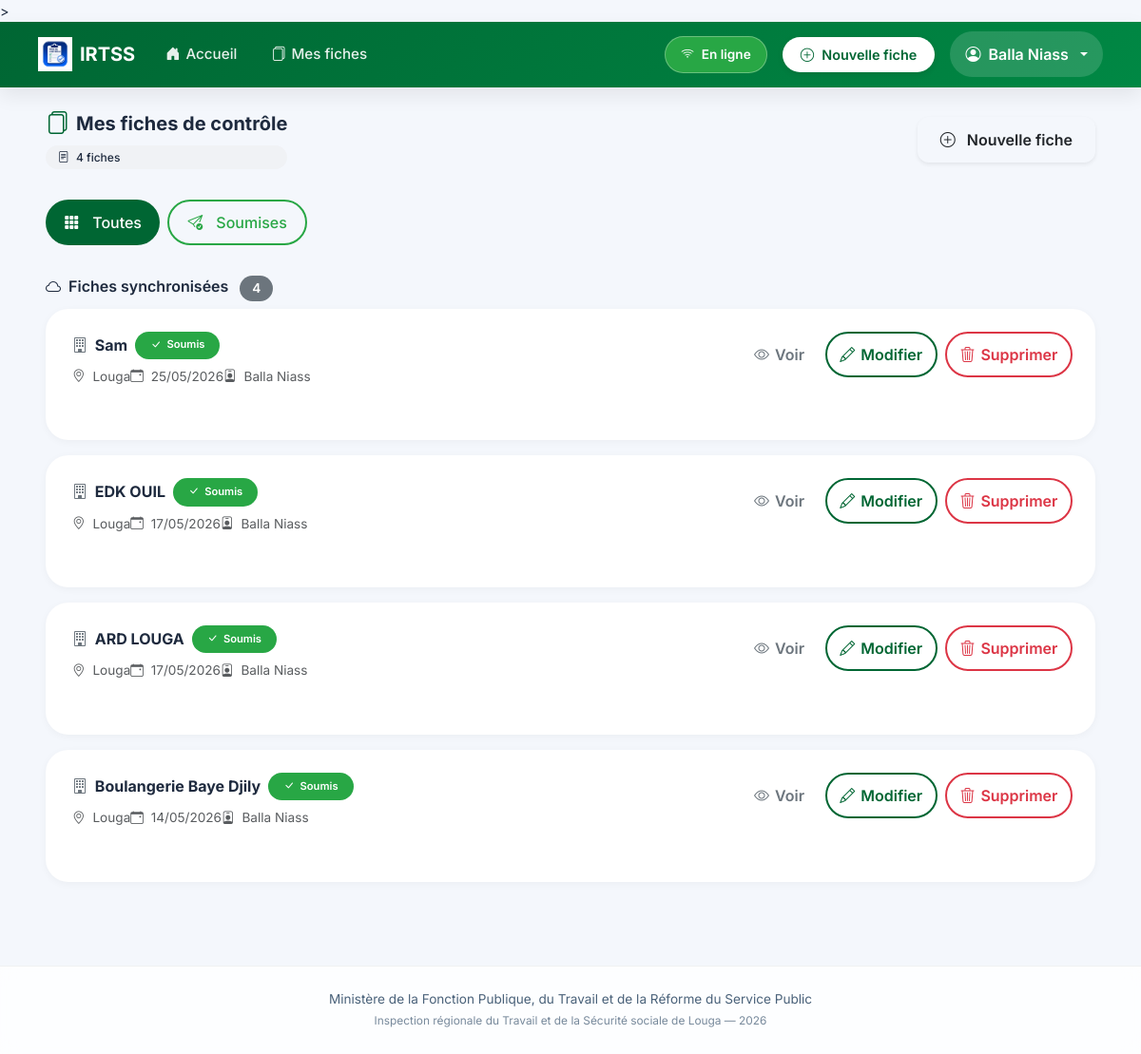
Page /fiches/ (signed in) on the earlier database version.
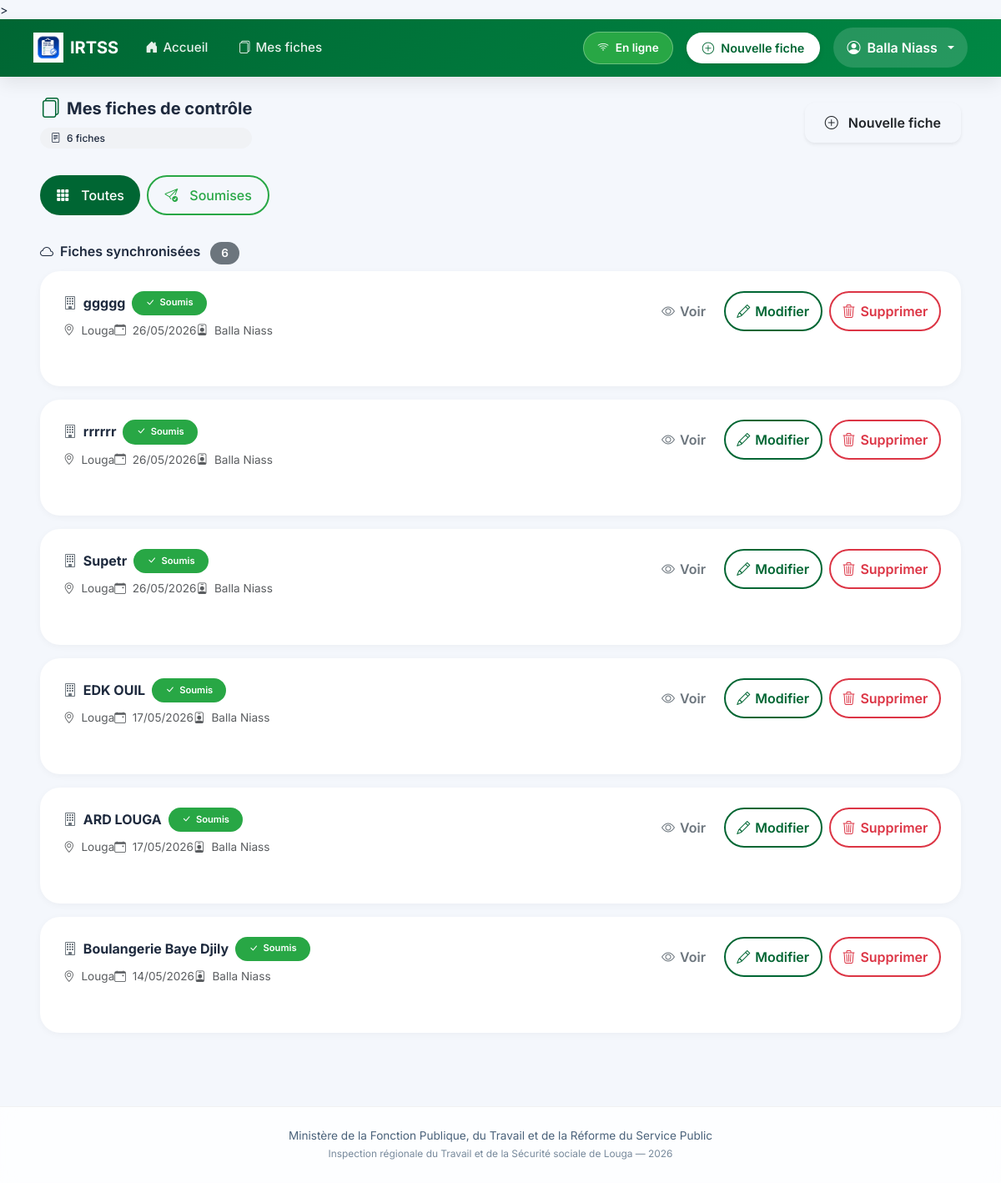
Same page on the later database version.
### inspection/models.py (models this page shows, shortened)
class FicheControle(models.Model):
    STATUT_CHOICES = [
        ('brouillon', 'Brouillon'),
        ('soumis', 'Soumis'),
    ]
    inspecteur = models.ForeignKey(User, on_delete=models.CASCADE, related_name='fiches')
    entreprise = models.CharField(max_length=255, verbose_name="Entreprise ou Établissement")
    date_controle = models.DateField(verbose_name="Date du contrôle")
    lieu = models.CharField(max_length=100, default="Louga", verbose_name="Lieu")
    statut = models.CharField(max_length=20, choices=STATUT_CHOICES, default='soumis')
    local_id = models.CharField(max_length=100, blank=True, null=True)
    adresse = models.TextField(blank=True)
    telephone = models.CharField(max_length=50, blank=True)
    email_entreprise = models.EmailField(blank=True)
    date_ouverture = models.DateField(null=True, blank=True)
    forme_juridique = models.CharField(max_length=100, blank=True)
    activite_principale = models.CharField(max_length=200, blank=True)
    chef_nom = models.CharField(max_length=200, blank=True, verbose_name="Chef d'établissement - Prénom et Nom")
    chef_cellulaire = models.CharField(max_length=50, blank=True)
    chef_email = models.EmailField(blank=True)
    representant_nom = models.CharField(max_length=200, blank=True, verbose_name="Représentant travailleurs - Prénom et Nom")
    representant_qualite = models.CharField(max_length=100, blank=True)
    representant_cellulaire = models.CharField(max_length=50, blank=True)
    representant_email = models.EmailField(blank=True)
    doe = models.CharField(max_length=3, blank=True, verbose_name="Déclaration d'Ouverture d'Établissement (DOE)")
    registre_paie = models.CharField(max_length=3, blank=True)
    cadres_hommes = models.PositiveIntegerField(null=True, blank=True, default=0)
    cadres_femmes = models.PositiveIntegerField(null=True, blank=True, default=0)
    ouvriers_hommes = models.PositiveIntegerField(null=True, blank=True, default=0)
    ouvriers_femmes = models.PositiveIntegerField(null=True, blank=True, default=0)
    cdi = models.PositiveIntegerField(null=True, blank=True, default=0, verbose_name="CDI")
    cdd = models.PositiveIntegerField(null=True, blank=True, default=0, verbose_name="CDD")
    cs = models.PositiveIntegerField(null=True, blank=True, default=0, verbose_name="CS")
    c_app = models.PositiveIntegerField(null=True, blank=True, default=0, verbose_name="C APP")
    autres_contrats = models.PositiveIntegerField(null=True, blank=True, default=0, verbose_name="Autres")
    remuneration_au_temps_1 = models.BooleanField(default=False)
    remuneration_au_temps_2 = models.BooleanField(default=False)
    remuneration_a_la_piece_1 = models.BooleanField(default=False)
    remuneration_a_la_piece_2 = models.BooleanField(default=False)
    remuneration_les_deux_1 = models.BooleanField(default=False)
    remuneration_les_deux_2 = models.BooleanField(default=False)
    salaires_conformes_1 = models.CharField(max_length=3, blank=True)
    salaires_conformes_2 = models.CharField(max_length=3, blank=True)
    bulletins_paie_1 = models.CharField(max_length=3, blank=True)
    bulletins_paie_2 = models.CharField(max_length=3, blank=True)
    heures_sup_1 = models.CharField(max_length=3, blank=True)
    heures_sup_2 = models.CharField(max_length=3, blank=True)
    prime_anciennete_1 = models.CharField(max_length=3, blank=True)
    prime_anciennete_2 = models.CharField(max_length=3, blank=True)
    jours_feries_1 = models.CharField(max_length=3, blank=True)
    jours_feries_2 = models.CharField(max_length=3, blank=True)
    indemnites_transport_1 = models.CharField(max_length=3, blank=True)
    indemnites_transport_2 = models.CharField(max_length=3, blank=True)
    horaires_affiches_1 = models.CharField(max_length=3, blank=True)
    horaires_affiches_2 = models.CharField(max_length=3, blank=True)
    amenagement_8h_5j_1 = models.CharField(max_length=3, blank=True)
    amenagement_8h_5j_2 = models.CharField(max_length=3, blank=True)
    amenagement_6h40_6j_1 = models.CharField(max_length=3, blank=True)
    amenagement_6h40_6j_2 = models.CharField(max_length=3, blank=True)
    pause_quotidienne_1 = models.CharField(max_length=3, blank=True)
    pause_quotidienne_2 = models.CharField(max_length=3, blank=True)
    repos_hebdomadaire_1 = models.CharField(max_length=3, blank=True)
    repos_hebdomadaire_2 = models.CharField(max_length=3, blank=True)
    declaration_css_1 = models.CharField(max_length=3, blank=True)
    declaration_css_2 = models.CharField(max_length=3, blank=True)
    adhesion_css_1 = models.CharField(max_length=3, blank=True)
    adhesion_css_2 = models.CharField(max_length=3, blank=True)
    adhesion_ipres_1 = models.CharField(max_length=3, blank=True)
    adhesion_ipres_2 = models.CharField(max_length=3, blank=True)
    adhesion_ipm_1 = models.CharField(max_length=3, blank=True)
    adhesion_ipm_2 = models.CharField(max_length=3, blank=True)
    cotisations_css_1 = models.CharField(max_length=3, blank=True)
    cotisations_css_2 = models.CharField(max_length=3, blank=True)
    cotisations_ipres_1 = models.CharField(max_length=3, blank=True)
    cotisations_ipres_2 = models.CharField(max_length=3, blank=True)
    cotisations_ipm_1 = models.CharField(max_length=3, blank=True)
    cotisations_ipm_2 = models.CharField(max_length=3, blank=True)
    delegues_personnel_1 = models.CharField(max_length=3, blank=True)
    delegues_personnel_2 = models.CharField(max_length=3, blank=True)
    reglement_interieur_1 = models.CharField(max_length=3, blank=True)
    reglement_interieur_2 = models.CharField(max_length=3, blank=True)
    comite_hst_1 = models.CharField(max_length=3, blank=True)
    comite_hst_2 = models.CharField(max_length=3, blank=True)
    visite_medicale_1 = models.CharField(max_length=3, blank=True)
    visite_medicale_2 = models.CharField(max_length=3, blank=True)
    extincteurs_1 = models.CharField(max_length=3, blank=True)
    extincteurs_2 = models.CharField(max_length=3, blank=True)
    epi_disponible_1 = models.CharField(max_length=3, blank=True)
    epi_disponible_2 = models.CharField(max_length=3, blank=True)
    epi_effectif_1 = models.CharField(max_length=3, blank=True)
    epi_effectif_2 = models.CharField(max_length=3, blank=True)
    toilettes_1 = models.CharField(max_length=3, blank=True)
    toilettes_2 = models.CharField(max_length=3, blank=True)
    conges_1 = models.CharField(max_length=3, blank=True)
    conges_2 = models.CharField(max_length=3, blank=True)
    dasmo_bs_1 = models.CharField(max_length=3, blank=True)
    dasmo_bs_2 = models.CharField(max_length=3, blank=True)
    observations_divers = models.TextField(blank=True)
    observations_generales = models.TextField(blank=True)
    suite_observations_orales = models.BooleanField(default=False)
    suite_observations_ecrites = models.BooleanField(default=False)
    suite_mise_en_demeure = models.BooleanField(default=False)
    suite_pv_infraction = models.BooleanField(default=False)
    suite_refere = models.BooleanField(default=False)
    delai_reception = models.BooleanField(default=False)
    delai_un_mois = models.BooleanField(default=False)
    delai_autres = models.BooleanField(default=False)
    delai_autres_precision = models.CharField(max_length=200, blank=True)
    signature_equipe = models.CharField(max_length=200, blank=True)
    signature_gerant = models.CharField(max_length=200, blank=True)
    created_at = models.DateTimeField(auto_now_add=True)
    updated_at = models.DateTimeField(auto_now=True)
    class Meta:
        ordering = ['-created_at']
        verbose_name = "Fiche de contrôle"
        verbose_name_plural = "Fiches de contrôle"

### inspection/views.py (the view)
# urls.py: path('fiches/', views.liste_fiches, name='liste_fiches'),
@login_required
def liste_fiches(request):
    user = request.user
    fiches = FicheControle.objects.all().select_related('inspecteur') if user.is_staff \
             else FicheControle.objects.filter(inspecteur=user)
    search = request.GET.get('search', '').strip()
    if search:
        fiches = fiches.filter(entreprise__icontains=search)
    statut = request.GET.get('statut', '')
    if statut:
        fiches = fiches.filter(statut=statut)
    return render(request, 'inspection/liste_fiches.html', {
        'fiches': fiches,
        'statut_filtre': statut,
        'search_query': search
    })

### templates/inspection/liste_fiches.html (shortened to what this page needs)
{% extends 'inspection/base.html' %}
{% load static %}
{% block content %}
<div class="container-fluid px-3 px-lg-4">
  <div class="d-flex flex-wrap align-items-center justify-content-between mb-4 gap-2">
    <div>
      <h5 class="fw-bold mb-0 d-flex align-items-center gap-2">
        <i class="bi bi-files text-senegal fs-4"></i>
        Mes fiches de contrôle
      </h5>
      <div class="compteur-filtre mt-2">
        <i class="bi bi-file-text me-1"></i>
        <span id="total-fiches-count">{{ fiches|length }}</span> fiche{{ fiches|length|pluralize }}
      </div>
    </div>
    <a href="{% url 'nouvelle_fiche' %}" class="btn btn-senegal-soft shadow-sm">
      <i class="bi bi-plus-circle me-1"></i> Nouvelle fiche
    </a>
  </div>
  <div class="mb-4 d-flex flex-wrap gap-2">
    <a href="{% url 'liste_fiches' %}"
       class="btn filter-btn {% if not statut_filtre %}btn-senegal text-white{% else %}btn-outline-secondary{% endif %}">
      <i class="bi bi-grid-3x3-gap-fill"></i> Toutes
    </a>
    <a href="?statut=soumis"
       class="btn filter-btn {% if statut_filtre == 'soumis' %}btn-success text-white{% else %}btn-outline-success{% endif %}">
      <i class="bi bi-send-check"></i> Soumises
    </a>
  </div>
  <div id="server-fiches-section">
    <h6 class="fw-semibold mb-2">
      <i class="bi bi-cloud me-1"></i>
      Fiches synchronisées
      <span class="badge bg-secondary ms-2" id="server-count">{{ fiches|length }}</span>
    </h6>
    <div id="server-fiches-list">
      {% if fiches %}
        {% for fiche in fiches %}
        <div class="fiche-card p-3" data-fiche-id="{{ fiche.pk }}" data-statut="{{ fiche.statut }}">
          <div class="d-flex flex-wrap justify-content-between align-items-start gap-3">
            <div class="flex-grow-1">
              <div class="d-flex flex-wrap align-items-center gap-2 mb-2">
                <h6 class="fw-bold mb-0">
                  <i class="bi bi-building me-1 text-secondary"></i>
                  {{ fiche.entreprise }}
                </h6>
                <span class="fiche-badge {% if fiche.statut == 'soumis' %}bg-success text-white{% else %}bg-success text-white{% endif %}">
                  <i class="bi bi-check-lg"></i> Soumis
                </span>
              </div>
              <div class="small text-muted d-flex flex-wrap gap-x-3 gap-y-1">
                <span><i class="bi bi-geo-alt me-1"></i> {{ fiche.lieu|default:"Lieu non renseigné" }}</span>
                <span><i class="bi bi-calendar-event me-1"></i> {{ fiche.date_controle|date:"d/m/Y" }}</span>
                {% if user.is_staff %}
                <span><i class="bi bi-person-badge me-1"></i> {{ fiche.inspecteur.first_name }} {{ fiche.inspecteur.last_name }}</span>
                {% endif %}
              </div>
            </div>
            <div class="d-flex gap-2">
              <a href="{% url 'detail_fiche' fiche.pk %}" class="btn btn-outline-secondary btn-icon" title="Voir">
                <i class="bi bi-eye"></i> <span class="d-none d-sm-inline">Voir</span>
              </a>
              <a href="{% url 'modifier_fiche' fiche.pk %}" class="btn btn-outline-primary btn-icon" title="Modifier">
                <i class="bi bi-pencil"></i> <span class="d-none d-sm-inline">Modifier</span>
              </a>
              <button class="btn btn-outline-danger btn-icon btn-delete-server" data-fiche-pk="{{ fiche.pk }}" onclick="window.deleteServerFiche({{ fiche.pk }}); return false;" title="Supprimer">
                <i class="bi bi-trash3"></i> <span class="d-none d-sm-inline">Supprimer</span>
              </button>
            </div>
          </div>
        </div>
        {% endfor %}
      {% else %}
        <div class="text-center py-4 text-muted bg-white rounded-4 p-4">
          <i class="bi bi-inbox display-1 opacity-25 d-block mb-3"></i>
          <p class="mb-0">Aucune fiche synchronisée</p>
        </div>
      {% endif %}
    </div>
  </div>
</div>
{% endblock %}

Differences in the rows shown:
removed FicheControle: entreprise "Sam", lieu "Louga", date_controle "25/05/2026", inspecteur.first_name "Balla", inspecteur.last_name "Niass"
added FicheControle: entreprise "ggggg", lieu "Louga", date_controle "26/05/2026", inspecteur.first_name "Balla", inspecteur.last_name "Niass"
added FicheControle: entreprise "rrrrrr", lieu "Louga", date_controle "26/05/2026", inspecteur.first_name "Balla", inspecteur.last_name "Niass"
added FicheControle: entreprise "Supetr", lieu "Louga", date_controle "26/05/2026", inspecteur.first_name "Balla", inspecteur.last_name "Niass"
Other differences:
{{ fiches|length }}: "4" → "6"
